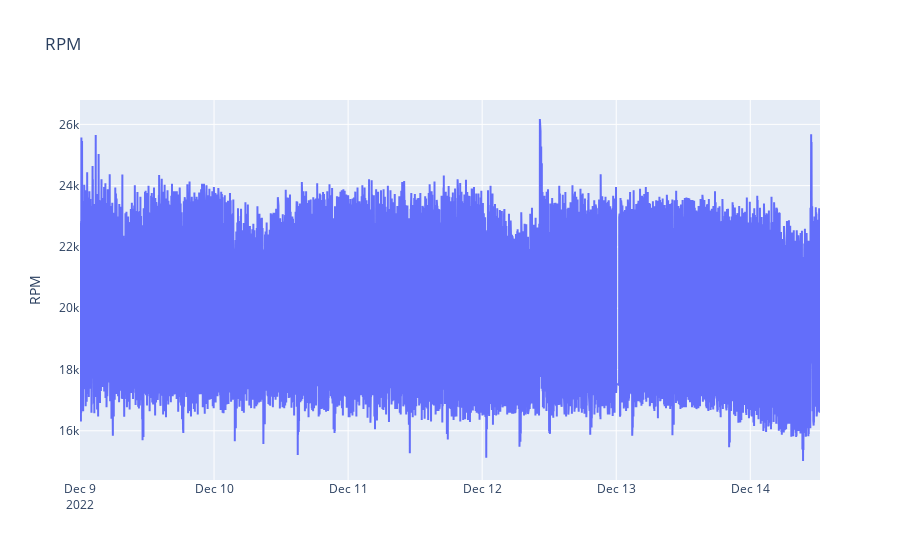

The notebook cell saved with this chart:
### Code cell
# RPM Data Visualization
fig = go.Figure()

fig.add_trace(go.Scatter(x=df["time"], y=df["RPM"], mode='lines', name='RPM'))

fig.update_layout(title_text="RPM", yaxis1=dict(title="RPM", side='left'))

fig.show()

### Figure 1 — Plotly figure (JSON) as saved in the notebook; plotly's stock layout.template omitted (floating-point values rounded to 4 significant figures; data arrays with more than 128 entries replaced by an {"elided": "..."} marker saying what was removed)
{"data": [{"mode": "lines", "name": "RPM", "type": "scatter", "x": {"elided": "7950 str values"}, "y": {"elided": "7950 int values"}}], "layout": {"title": {"text": "RPM"}, "yaxis": {"side": "left", "title": {"text": "RPM"}}}}
